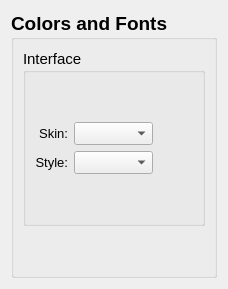
     <widget class="QWidget" name="page_2">
      <layout class="QGridLayout" name="gridLayout_6">
       <item row="0" column="0">
        <widget class="QGroupBox" name="groupBox_7">
         <property name="font">
          <font>
           <pointsize>14</pointsize>
           <weight>75</weight>
           <bold>true</bold>
          </font>
         </property>
         <property name="title">
          <string>Colors and Fonts</string>
         </property>
         <layout class="QGridLayout" name="gridLayout_12">
          <item row="0" column="0">
           <widget class="QGroupBox" name="groupBox_11">
            <property name="font">
             <font>
              <pointsize>11</pointsize>
              <weight>50</weight>
              <bold>false</bold>
             </font>
            </property>
            <property name="title">
             <string>Interface</string>
            </property>
            <layout class="QGridLayout" name="gridLayout_11">
             <item row="1" column="0">
              <widget class="QLabel" name="label_38">
               <property name="font">
                <font>
                 <pointsize>10</pointsize>
                 <weight>50</weight>
                 <bold>false</bold>
                </font>
               </property>
               <property name="text">
                <string>Skin:</string>
               </property>
               <property name="alignment">
                <set>Qt::AlignRight|Qt::AlignTrailing|Qt::AlignVCenter</set>
               </property>
              </widget>
             </item>
             <item row="1" column="1">
              <widget class="QComboBox" name="styleCBox">
               <property name="font">
                <font>
                 <pointsize>10</pointsize>
                 <weight>50</weight>
                 <bold>false</bold>
                </font>
               </property>
              </widget>
             </item>
             <item row="2" column="0">
              <widget class="QLabel" name="label_37">
               <property name="font">
                <font>
                 <pointsize>10</pointsize>
                 <weight>50</weight>
                 <bold>false</bold>
                </font>
               </property>
               <property name="text">
                <string>Style:</string>
               </property>
               <property name="alignment">
                <set>Qt::AlignRight|Qt::AlignTrailing|Qt::AlignVCenter</set>
               </property>
              </widget>
             </item>
             <item row="2" column="1">
              <widget class="QComboBox" name="skinCBox">
               <property name="font">
                <font>
                 <pointsize>10</pointsize>
                 <weight>50</weight>
                 <bold>false</bold>
                </font>
               </property>
              </widget>
             </item>
             <item row="3" column="1">
              <spacer name="verticalSpacer_4">
               <property name="orientation">
                <enum>Qt::Vertical</enum>
               </property>
               <property name="sizeHint" stdset="0">
                <size>
                 <width>20</width>
                 <height>40</height>
                </size>
               </property>
              </spacer>
             </item>
             <item row="0" column="0">
              <spacer name="verticalSpacer_3">
               <property name="orientation">
                <enum>Qt::Vertical</enum>
               </property>
               <property name="sizeType">
                <enum>QSizePolicy::Preferred</enum>
               </property>
               <property name="sizeHint" stdset="0">
                <size>
                 <width>20</width>
                 <height>40</height>
                </size>
               </property>
              </spacer>
             </item>
             <item row="1" column="2">
              <spacer name="horizontalSpacer">
               <property name="orientation">
                <enum>Qt::Horizontal</enum>
               </property>
               <property name="sizeHint" stdset="0">
                <size>
                 <width>40</width>
                 <height>20</height>
                </size>
               </property>
              </spacer>
             </item>
            </layout>
           </widget>
          </item>
          <item row="1" column="0">
           <spacer name="verticalSpacer_2">
            <property name="orientation">
             <enum>Qt::Vertical</enum>
            </property>
            <property name="sizeHint" stdset="0">
             <size>
              <width>20</width>
              <height>40</height>
             </size>
            </property>
           </spacer>
          </item>
         </layout>
        </widget>
       </item>
      </layout>
     </widget>
